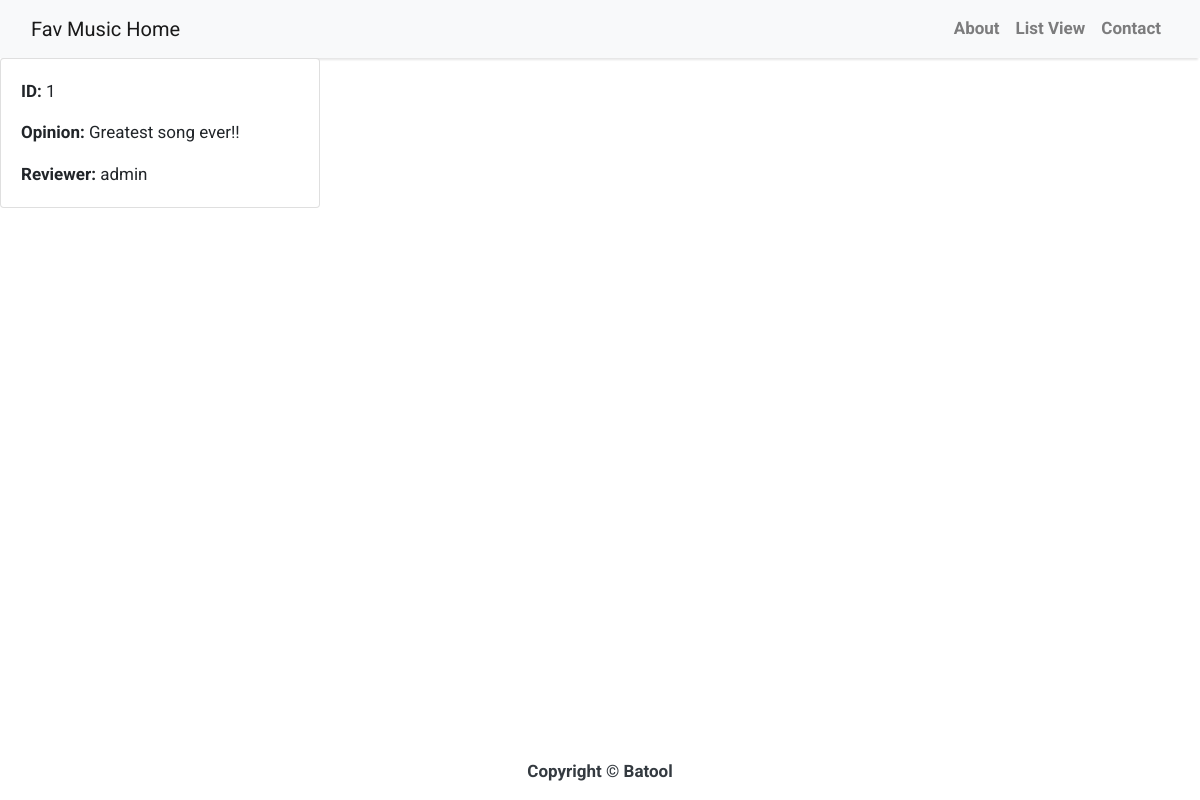
/opinion-detail/1, run on the app's committed database.
### favsongsapp/models.py (models this page shows, shortened)
class Opinion(models.Model):
    song = models.ForeignKey(Fav, on_delete=models.SET_DEFAULT, default=1, blank=False, null=False)
    opinion = models.TextField(max_length=500, blank=False, null=False)
    reviewer = models.ForeignKey(get_user_model(), on_delete=models.CASCADE, blank=False, null=False)

### favsongsapp/views.py (the view)
# urls.py: path("opinion-detail/<int:pk>", OpinionDetailView.as_view(), name="opinion_detail"),
class OpinionDetailView(DetailView):
    template_name = "opiniondetail.html"
    model = Opinion

### templates/opiniondetail.html (shortened to what this page needs)
{% extends '_base.html' %}
{% block content %}
<div class="card" style="width: 20rem;">
    <div class="card-body">
      <p class="card-text"> <b> ID: </b> {{opinion.id}} </p>
      <p class="card-text"> <b> Opinion: </b> {{opinion.opinion}} </p>
      <p class="card-text"> <b> Reviewer: </b> {{opinion.reviewer}} </p>
    </div>
  </div>
{% endblock %}

### templates/_base.html (style rules this page uses)
body { font-family: "Roboto", sans-serif; font-size: 17px; background-color: #ffffff; }

### data on the page
Opinion: id "1", opinion "Greatest song ever!!", reviewer "admin"
